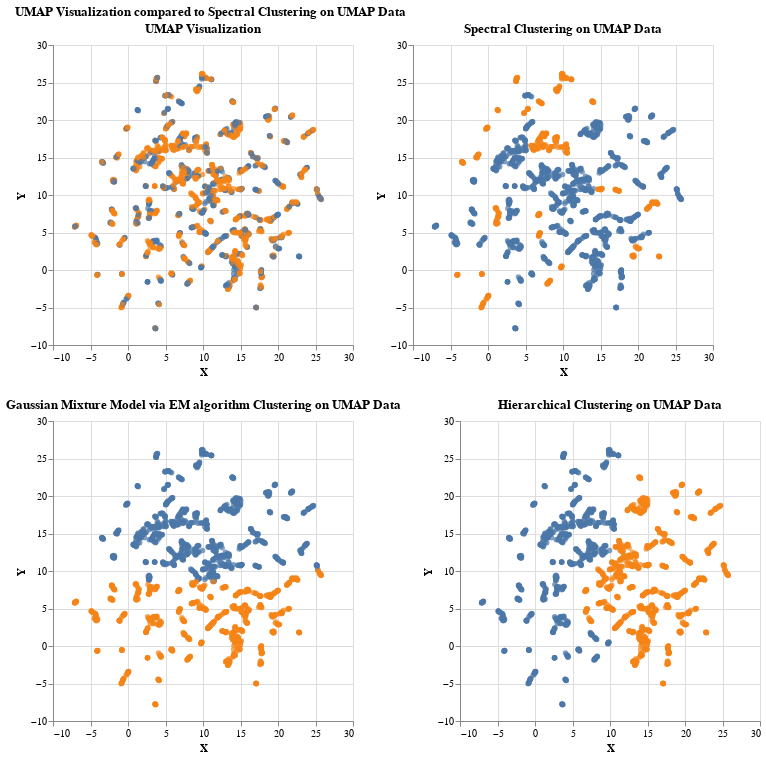

Write notebook code for a chart like this one.
### Code cell
umap_graph_spectral = alt.Chart(umap_df).mark_circle().encode(
    x='X',
    y='Y',
    color='cluster_spectral:N',
    tooltip=['X', 'Y']
).properties(
    title='Spectral Clustering on UMAP Data'
)

umap_graph_gmm = alt.Chart(umap_df).mark_circle().encode(
    x='X',
    y='Y',
    color='cluster_gmm:N',
    tooltip=['X', 'Y']
).properties(
    title='Gaussian Mixture Model via EM algorithm Clustering on UMAP Data'
)

umap_graph_hierarchical = alt.Chart(umap_df).mark_circle().encode(
    x='X',
    y='Y',
    color=alt.Color('cluster_hierarchical:N', legend=None),
    tooltip=['X', 'Y']
).properties(
    title='Hierarchical Clustering on UMAP Data'
)

umap_comparison = alt.HConcatChart(hconcat=[umap_original_graph, umap_graph_spectral], title="UMAP Visualization compared to Spectral Clustering on UMAP Data")
umap_comparison &= umap_graph_gmm | umap_graph_hierarchical
umap_comparison

### Figure 1 — Vega-Lite specification as saved in the notebook (floating-point values rounded to 4 significant figures; data arrays with more than 128 entries replaced by an {"elided": "..."} marker saying what was removed)
{"config": {"view": {"continuousWidth": 300, "continuousHeight": 300}}, "vconcat": [{"hconcat": [{"mark": {"type": "circle"}, "encoding": {"color": {"field": "Index Direction", "type": "nominal"}, "tooltip": [{"field": "Index Direction", "type": "nominal"}], "x": {"field": "X", "type": "quantitative"}, "y": {"field": "Y", "type": "quantitative"}}, "title": "UMAP Visualization"}, {"mark": {"type": "circle"}, "encoding": {"color": {"field": "cluster_spectral", "type": "nominal"}, "tooltip": [{"field": "X", "type": "quantitative"}, {"field": "Y", "type": "quantitative"}], "x": {"field": "X", "type": "quantitative"}, "y": {"field": "Y", "type": "quantitative"}}, "title": "Spectral Clustering on UMAP Data"}], "title": "UMAP Visualization compared to Spectral Clustering on UMAP Data"}, {"hconcat": [{"mark": {"type": "circle"}, "encoding": {"color": {"field": "cluster_gmm", "type": "nominal"}, "tooltip": [{"field": "X", "type": "quantitative"}, {"field": "Y", "type": "quantitative"}], "x": {"field": "X", "type": "quantitative"}, "y": {"field": "Y", "type": "quantitative"}}, "title": "Gaussian Mixture Model via EM algorithm Clustering on UMAP Data"}, {"mark": {"type": "circle"}, "encoding": {"color": {"field": "cluster_hierarchical", "legend": null, "type": "nominal"}, "tooltip": [{"field": "X", "type": "quantitative"}, {"field": "Y", "type": "quantitative"}], "x": {"field": "X", "type": "quantitative"}, "y": {"field": "Y", "type": "quantitative"}}, "title": "Hierarchical Clustering on UMAP Data"}]}], "data": {"name": "data-6c705d9e36596b10df9847d57dd68210"}, "$schema": "https://vega.github.io/schema/vega-lite/v5.8.0.json", "datasets": {"data-6c705d9e36596b10df9847d57dd68210": {"elided": "1906 records"}}}
